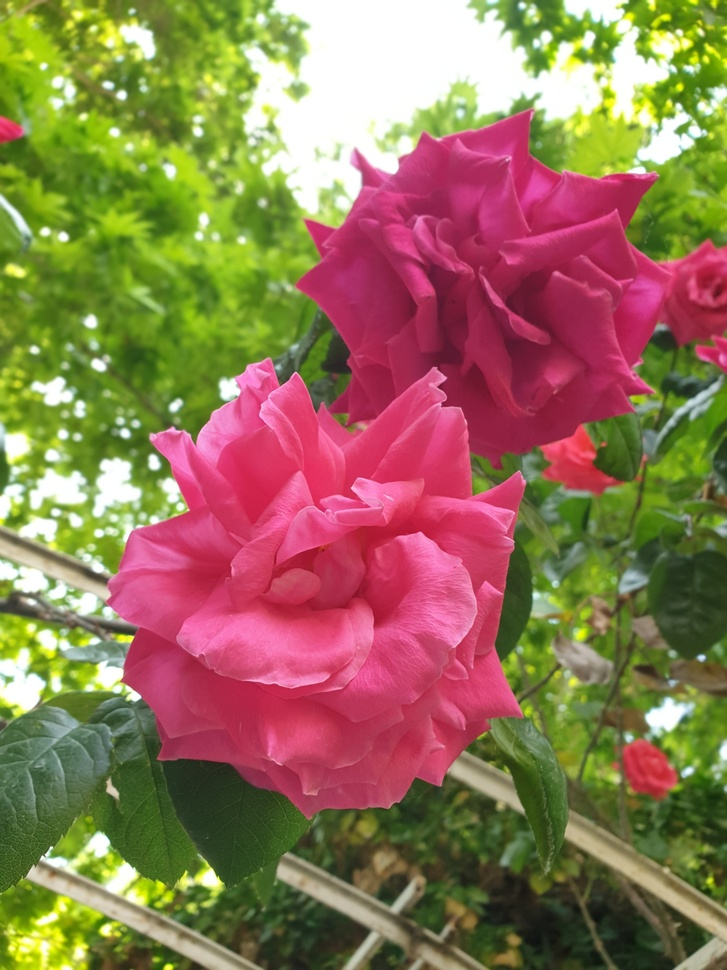
#> input picture hw1/images/Pink.jpg, 727 x 970 px, shrunk from 1512 x 2016 before the run
$ python q5.py
#> lines starting #> are read from the running program, lines starting #| are printed output that depends on the picture; long printed decimals are rounded
import numpy as np
import cv2
import time


def cv2Filter(k, img):
    n = 2 * k + 1
    height, width, _ = img.shape
    t0 = time.time()
    kernel = np.ones((n, n), np.float32) / n ** 2
    img = cv2.filter2D(img, -1, kernel)
    img = img[k: height - k, k: width - k, :]
    t1 = time.time()
    cv2.imwrite("res07.jpg", img)
    return (t1 - t0), img


def dumbFilter(k, img):
    n = 2 * k + 1
    height, width, channels = img.shape
    t0 = time.time()
    result = np.zeros((height, width, 3))
    print(result.shape)
    for channel in range(3):
        for i in range(k, height - k - 1):
            for j in range(k, width - k - 1):
                result[i, j, channel] = np.sum(img[i - k:i + k + 1, j - k:j + k + 1, channel]) / n ** 2

    t1 = time.time()
    result = result[k: height - k, k: width - k, :]
    print(result.shape)
    cv2.imwrite("res06.jpg", result)
    return (t1 - t0), result


def improvedFilter(k, img):
    n = 2 * k + 1
    height, width, _ = img.shape
    t0 = time.time()
    result = []
    for channel in range(3):
        sumArr = np.zeros((height - 2 * k, width - 2 * k))
        for i in range(n):
            for j in range(n):
                sumArr += img[i:height - (2 * k - i), j:width - (2 * k - j), 2 - channel] / n ** 2
        sumArr = sumArr.astype(np.uint8)
        result.insert(0, sumArr)

    blurredImage = np.dstack(result)
    t1 = time.time()
    cv2.imwrite("../results/res09.jpg", blurredImage)
    return (t1 - t0), blurredImage


image = cv2.imread("../images/Pink.jpg")
#> image is the input picture: shape (970, 727, 3); mean B, G, R 85.2, 117.6, 146.5
t1, img1 = cv2Filter(2, image)
#> in cv2Filter, `img = img[k: height - k, k: width - k, :]`:
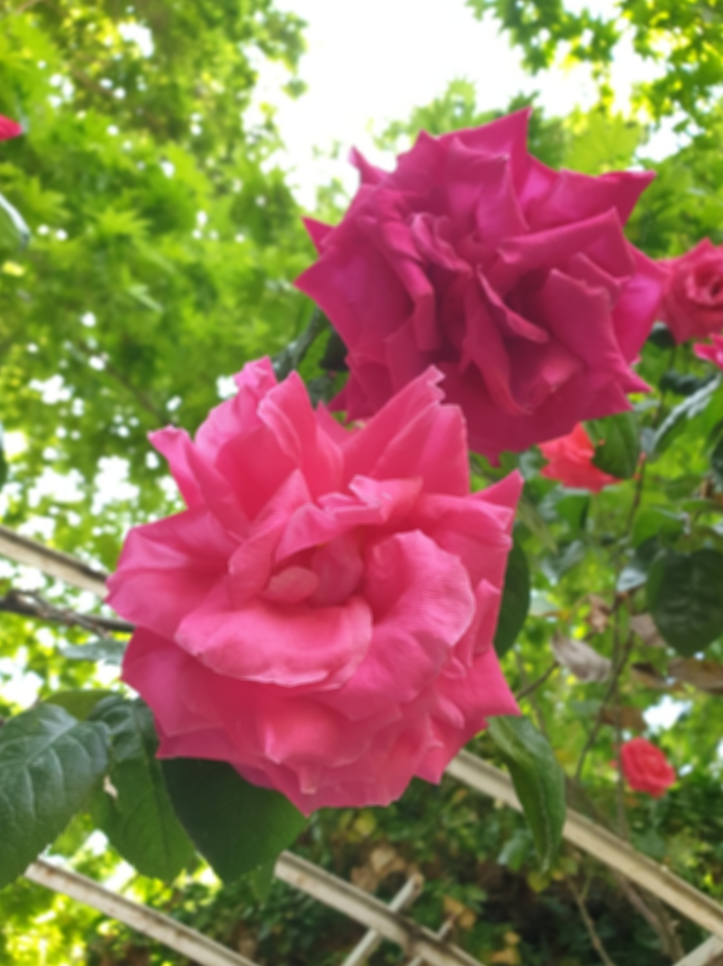
#> img: shape (966, 723, 3); mean of channels 0, 1, 2 85.3, 117.4, 146.7; drawn as B, G, R
#> t1 = 0.165
t2, img2 = dumbFilter(2, image)
#| (970, 727, 3)
#| (966, 723, 3)
#> in dumbFilter, `cv2.imwrite("res06.jpg", result)`:
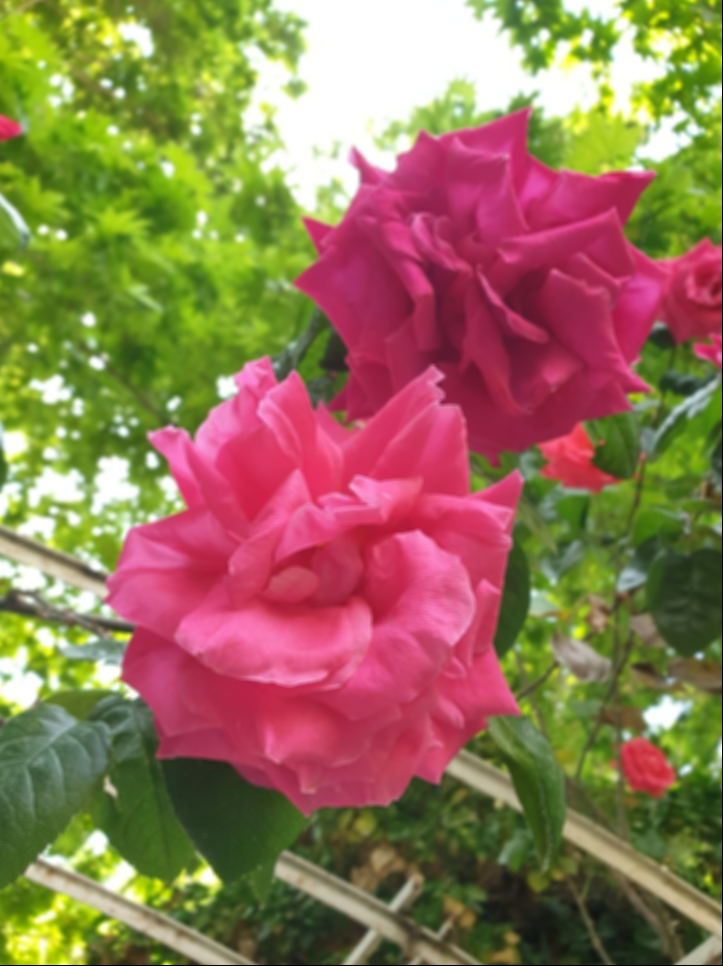
#> saved as res06.jpg: shape (966, 723, 3); mean B, G, R 85.2, 117.1, 146.5
#> t2 = 10.77
t3, img3 = improvedFilter(2, image)
#> after the loop in improvedFilter, `for channel in range(3):`:
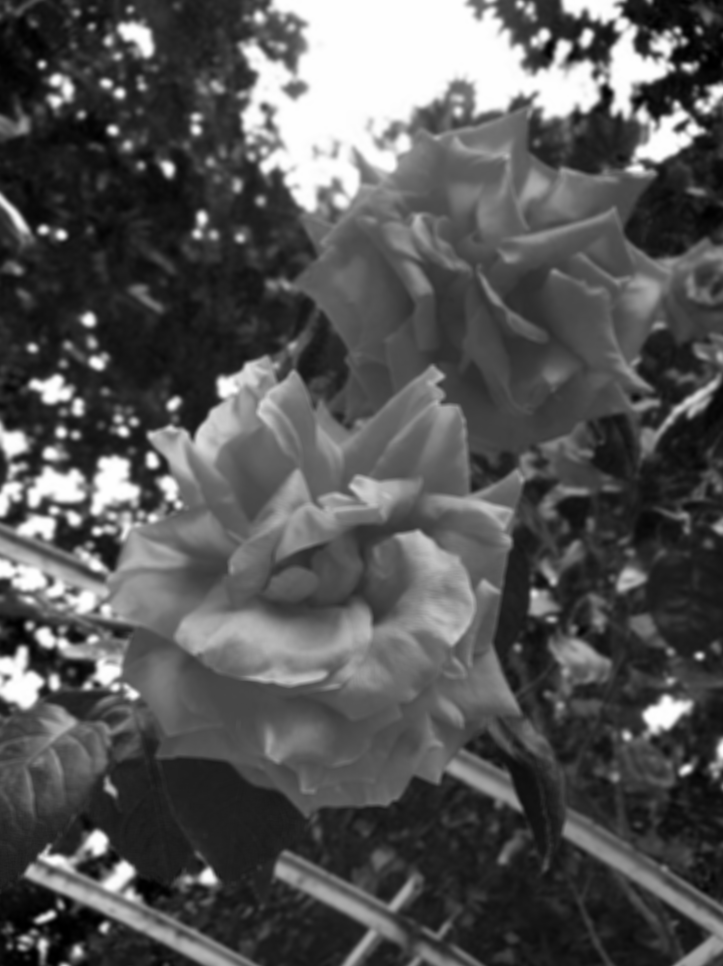
#> sumArr: shape (966, 723); min 0, max 254, mean 84.8
#> after the loop in improvedFilter, `for channel in range(3):`: result = 3 items
#> t3 = 0.167
print('cv2 time: ' + str(t1) + 'dumb filter time: ' + str(t2) + 'improved filter time: ' + str(t3))
#| cv2 time: 0.16453099250793457dumb filter time: 10.767627477645874improved filter time: 0.1671

# [9 lines of commented-out code are left out]

$ run again, with hw1/images/Flowers.jpg copied over hw1/images/Pink.jpg
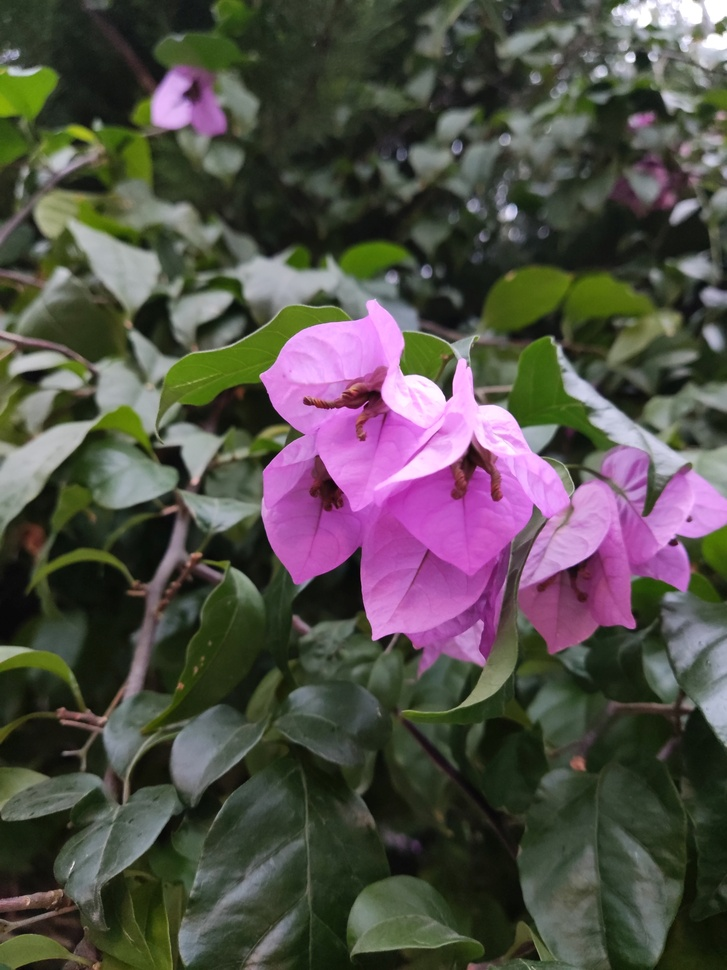
#> input picture hw1/images/Flowers.jpg, 727 x 970 px, shrunk from 1500 x 2000 before the run
#> image is the input picture: shape (970, 727, 3); mean B, G, R 73.7, 79, 83
#> t1 = 0.174
#| (970, 727, 3)
#| (966, 723, 3)
#> in dumbFilter, `cv2.imwrite("res06.jpg", result)`:
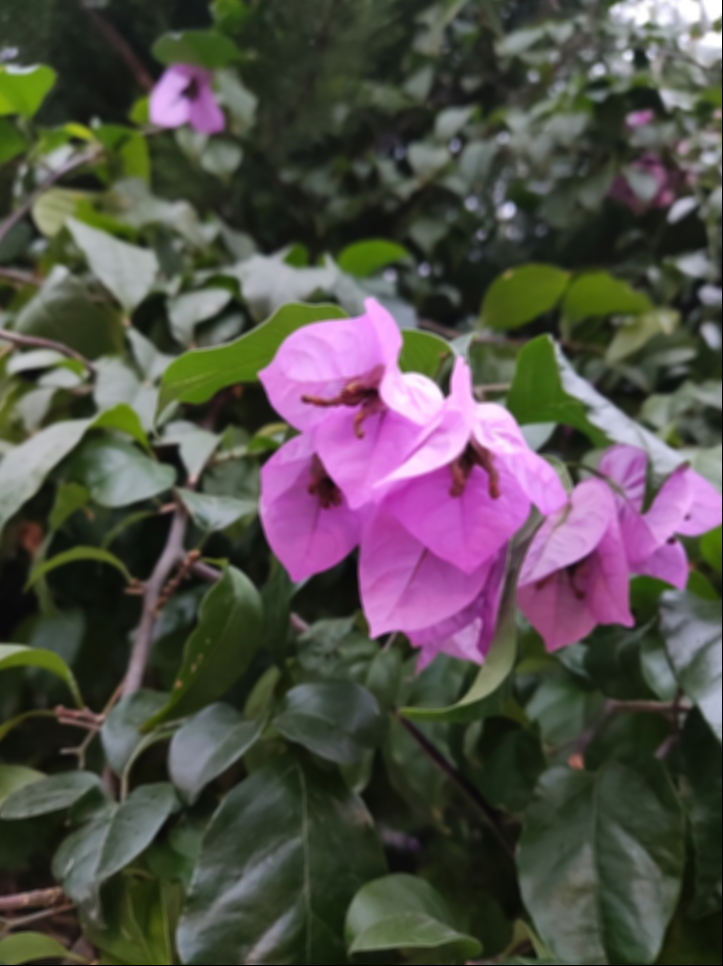
#> saved as res06.jpg: shape (966, 723, 3); mean B, G, R 73.7, 78.8, 83
#> t2 = 10.68
#> after the loop in improvedFilter, `for channel in range(3):`:
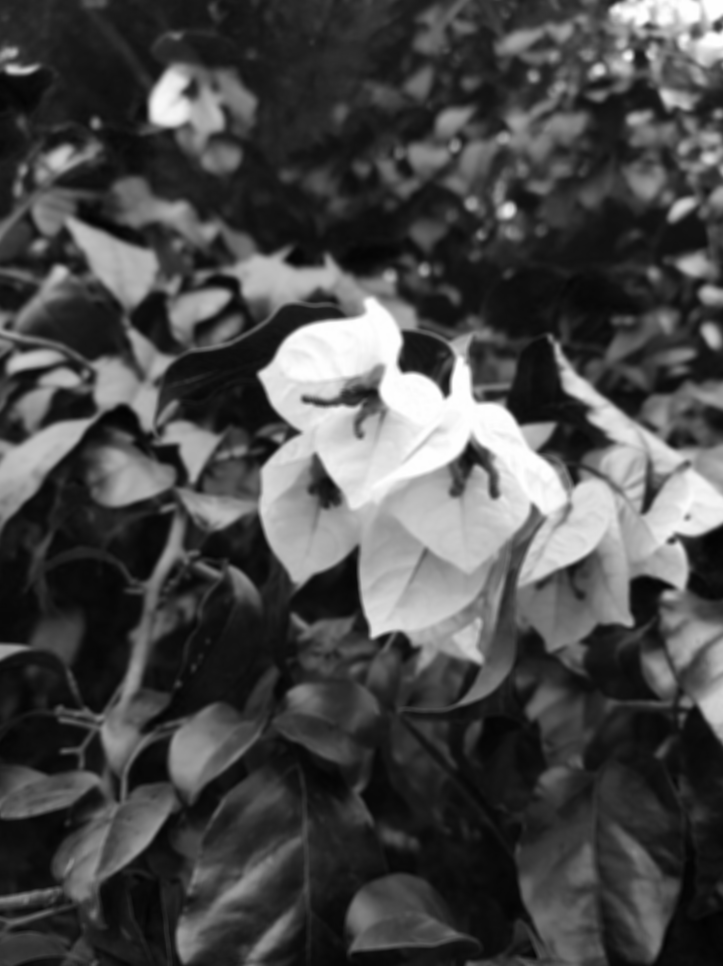
#> sumArr: shape (966, 723); min 2, max 254, mean 73.3
#> after the loop in improvedFilter, `for channel in range(3):`: result = 3 items
#> t3 = 0.173
#| cv2 time: 0.17374372482299805dumb filter time: 10.678957462310791improved filter time: 0.1728
